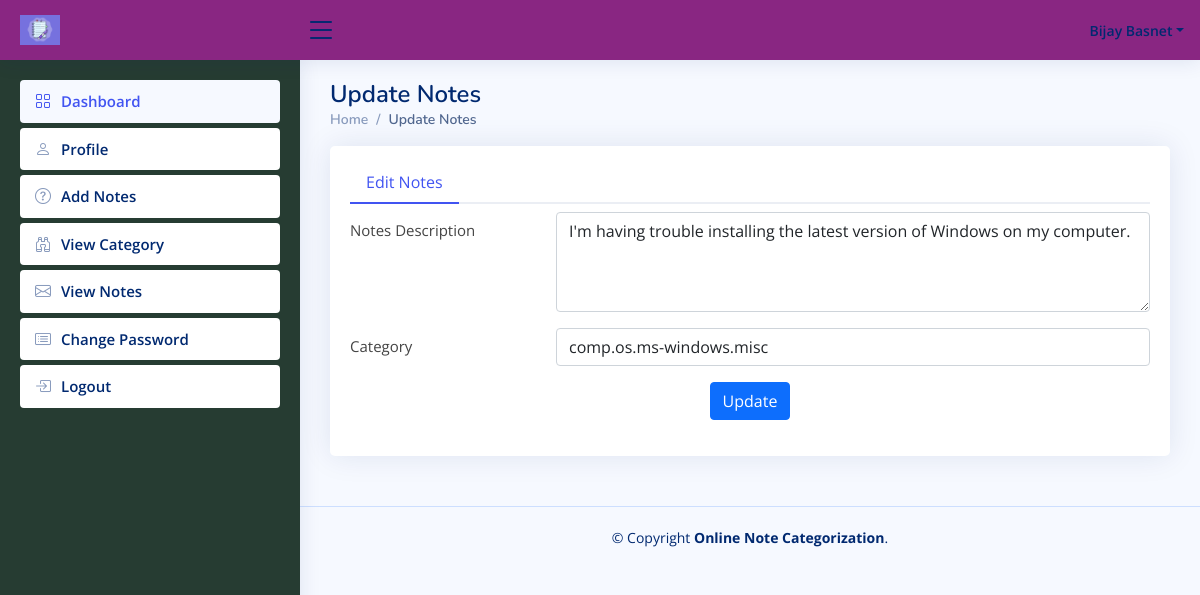
/editNotes/5 (signed in), run on the app's committed database.
### enotes/models.py (models this page shows, shortened)
class Notes(models.Model):
    signup = models.ForeignKey(Signup, on_delete=models.CASCADE)
    Title = models.CharField(max_length=200, null=True)
    Content = models.CharField(max_length=450, null=True)
    Category = models.CharField(max_length=50, null=True)
    CreationDate = models.DateTimeField(auto_now_add=True)
    UpdationDate = models.DateField(null=True)

### enotes/views.py (the view, shortened to what this page needs)
# urls.py: path('editNotes/<int:pid>', editNotes, name='editNotes'),
def editNotes(request,pid):
    if not request.user.is_authenticated:
        return redirect('user_login')
    notes = Notes.objects.get(id=pid)
    return render(request, 'editNotes.html', locals())

### enotes/templates/editNotes.html (shortened to what this page needs)
{% extends 'usernavbar.html' %}
{% block main %}
<div class="pagetitle">
    <h1>Update Notes</h1>
    <nav>
        <ol class="breadcrumb">
            <li class="breadcrumb-item"><a href="/dashboard">Home</a></li>
            <li class="breadcrumb-item active">Update Notes</li>
        </ol>
    </nav>
</div>
<section class="section profile">
    <div class="row">
        <div class="col-xl-12">
            <div class="card">
                <div class="card-body pt-3">
                    <ul class="nav nav-tabs nav-tabs-bordered">
                        <li class="nav-item">
                            <button class="nav-link active" data-bs-toggle="tab" data-bs-target="#profile-overview">
                                Edit Notes
                            </button>
                        </li>
                    </ul>
                    <div class="tab-content pt-2">
                        <div class="tab-pane fade show active profile-overview" id="profile-overview">
                            <form method="post">
                                <div class="row mb-3">
                                    <label class="col-md-4 col-lg-3 col-form-label">Notes Description</label>
                                    <div class="col-md-8 col-lg-9">
                                        <textarea name="Content" class="form-control" style="height: 100px" required>{{notes.Content}}</textarea>
                                    </div>
                                </div>
                                <div class="row mb-3">
                                    <label class="col-md-4 col-lg-3 col-form-label">Category</label>
                                    <div class="col-md-8 col-lg-9">
                                        <input name="Category" type="text" class="form-control" value="{{notes.Category}}">
                                    </div>
                                </div>
                                <div class="text-center">
                                    <button type="submit" class="btn btn-primary">Update</button>
                                </div>
                            </form>
                        </div>
                    </div>
                    </div>
                </div>
            </div>
        </div>
</section>
{% endblock %}

### enotes/templates/usernavbar.html (shortened to what this page needs)
{% load static %}
<html lang="en">
<head>
  <link href="{% static 'assets/vendor/bootstrap/css/bootstrap.min.css' %}" rel="stylesheet">
  <link href="{% static 'assets/vendor/bootstrap-icons/bootstrap-icons.css' %}" rel="stylesheet">
  <link href="{% static 'assets/vendor/boxicons/css/boxicons.min.css' %}" rel="stylesheet">
  <link href="{% static 'assets/vendor/quill/quill.snow.css' %}" rel="stylesheet">
  <link href="{% static 'assets/vendor/quill/quill.bubble.css' %}" rel="stylesheet">
  <link href="{% static 'assets/vendor/remixicon/remixicon.css' %}" rel="stylesheet">
  <link href="{% static 'assets/vendor/simple-datatables/style.css' %}" rel="stylesheet">
  <link href="{% static 'assets/css/style.css' %}" rel="stylesheet">
</head>
<body>
  <header id="header" class="header fixed-top d-flex align-items-center">
    <div class="d-flex align-items-center justify-content-between">
      <a href="" class="logo d-flex align-items-center">
        <img src="{% static 'images/enotes.png' %}" alt="">
      </a>
      <i class="bi bi-list toggle-sidebar-btn"></i>
    </div>
    <nav class="header-nav ms-auto">
      <ul class="d-flex align-items-center">
        <li class="nav-item dropdown pe-3">
          <a class="nav-link nav-profile d-flex align-items-center pe-0" href="#" data-bs-toggle="dropdown">
            <span class="d-none d-md-block dropdown-toggle ps-2">{{request.user.first_name}} {{request.user.last_name}}</span>
          </a>
        </li>
      </ul>
    </nav>
  </header>
  <aside id="sidebar" class="sidebar">
    <ul class="sidebar-nav" id="sidebar-nav">
      <li class="nav-item">
        <a class="nav-link" href="/dashboard">
          <i class="bi bi-grid"></i>
          <span>Dashboard</span>
        </a>
      </li>
      <li class="nav-item">
        <a class="nav-link collapsed" href="/profile">
          <i class="bi bi-person"></i>
          <span>Profile</span>
        </a>
      </li>
      <li class="nav-item">
        <a class="nav-link collapsed" href="/addNotes">
          <i class="bi bi-question-circle"></i>
          <span>Add Notes</span>
        </a>
      </li>
       <li class="nav-item">
        <a class="nav-link collapsed" href="/viewCategory">
          <i class="bi bi-binoculars"></i>
          <span>View Category</span>
        </a>
      </li>
      <li class="nav-item">
        <a class="nav-link collapsed" href="/viewNotes">
          <i class="bi bi-envelope"></i>
          <span>View Notes</span>
        </a>
      </li>
      <li class="nav-item">
        <a class="nav-link collapsed" href="/changePassword">
          <i class="bi bi-card-list"></i>
          <span>Change Password</span>
        </a>
      </li>
      <li class="nav-item">
        <a class="nav-link collapsed" href="/logout">
          <i class="bi bi-box-arrow-in-right"></i>
          <span>Logout</span>
        </a>
      </li>
    </ul>
  </aside>
  <main id="main" class="main">
    <section class="section dashboard">
      {% block main %}
      {% endblock %}
    </section>
  </main>
  <footer id="footer" class="footer">
    <div class="copyright">
      &copy; Copyright <strong><span>Online Note Categorization</span></strong>.
    </div>
  </footer>
</body>
</html>

### enotes/static/assets/css/style.css (style rules this page uses)
:root { scroll-behavior: smooth; }
body { font-family: "Open Sans", sans-serif; background: #f6f9ff; color: #444444; }
a { color: #4154f1; text-decoration: none; }
h1, h2, h3, h4, h5, h6 { font-family: "Nunito", sans-serif; }
#main { margin-top: 60px; padding: 20px 30px; transition: all 0.3s; }
.pagetitle { margin-bottom: 10px; }
.pagetitle h1 { font-size: 24px; margin-bottom: 0; font-weight: 600; color: #012970; }
.card { margin-bottom: 30px; border: none; border-radius: 5px; box-shadow: 0px 0 30px rgba(1, 41, 112, 0.1); }
.card-body { padding: 0 20px 20px 20px; }
.breadcrumb { font-size: 14px; font-family: "Nunito", sans-serif; color: #899bbd; font-weight: 600; }
.breadcrumb a { color: #899bbd; transition: 0.3s; }
.breadcrumb .breadcrumb-item::before { color: #899bbd; }
.breadcrumb .active { color: #51678f; font-weight: 600; }
.nav-tabs-bordered { border-bottom: 2px solid #ebeef4; }
.nav-tabs-bordered .nav-link { margin-bottom: -2px; border: none; color: #2c384e; }
.nav-tabs-bordered .nav-link.active { background-color: #fff; color: #4154f1; border-bottom: 2px solid #4154f1; }
.logo { line-height: 1; }
@media (min-width: 1200px) { .logo { width: 280px; } }
.logo img { max-height: 30px; margin-right: 6px; }
.header { transition: all 0.5s; z-index: 997; height: 60px; box-shadow: 0px 2px 20px rgba(1, 41, 112, 0.1); background-color: #892682; padding-left: 20px; }
.header .toggle-sidebar-btn { font-size: 32px; padding-left: 5px; cursor: pointer; color: #012970; }
.header-nav ul { list-style: none; }
.header-nav > ul { margin: 0; padding: 0; }
.header-nav .nav-profile { color: #012970; }
.header-nav .nav-profile span { font-size: 14px; font-weight: 600; }
.sidebar { position: fixed; top: 60px; left: 0; bottom: 0; width: 300px; z-index: 996; transition: all 0.3s; padding: 20px; overflow-y: auto; scrollbar-width: thin; scrollbar-color: #aab7cf transparent; box-shadow: 0px 0px 20px rgba(1, 41, 112, 0.1); background-color: #263c32; }
@media (min-width: 1200px) { #main, #footer { margin-left: 300px; } }
.sidebar-nav { padding: 0; margin: 0; list-style: none; }
.sidebar-nav li { padding: 0; margin: 0; list-style: none; }
.sidebar-nav .nav-item { margin-bottom: 5px; }
.sidebar-nav .nav-link { display: flex; align-items: center; font-size: 15px; font-weight: 600; color: #4154f1; transition: 0.3; background: #f6f9ff; padding: 10px 15px; border-radius: 4px; }
.sidebar-nav .nav-link i { font-size: 16px; margin-right: 10px; color: #4154f1; }
.sidebar-nav .nav-link.collapsed { color: #012970; background: #fff; }
.sidebar-nav .nav-link.collapsed i { color: #899bbd; }
.profile .profile-overview .row { margin-bottom: 20px; font-size: 15px; }
.footer { padding: 20px 0; font-size: 14px; transition: all 0.3s; border-top: 1px solid #cddfff; }
.footer .copyright { text-align: center; color: #012970; }

### data on the page
Notes: Content "I'm having trouble installing the latest version of Windows on my computer.", Category "comp.os.ms-windows.misc"

### other printed values
{{ request.user.first_name }} "Bijay"
{{ request.user.last_name }} "Basnet"
